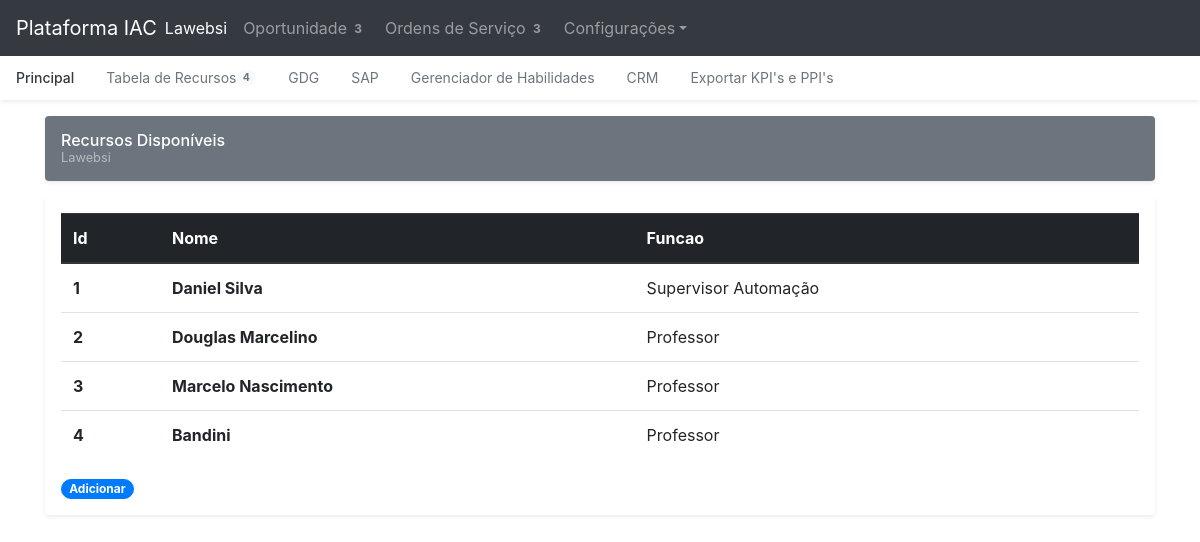
/ordens/home/listarecurso/1, run on the app's committed database.
### ordensDeServico/models.py (models this page shows, shortened)
class Funcionario(models.Model):
    func_id = models.AutoField(primary_key=True)
    func_nome = models.CharField(max_length=30)
    func_funcao= models.CharField(max_length=30)
    func_status = models.BooleanField(default=False)

### ordensDeServico/views.py (the view)
# urls.py: path('home/listarecurso/<int:id>', listarecurso, name='lista_recurso'),
def listarecurso(request, id):
    recurso = Funcionario.objects.filter(func_status=False)
    lista = servicosGerais()
    return render(request, 'listarecurso.html', {
    'recursos':recurso,
    'total_op': lista[0],
    'total_ord': lista[1],
    'total_rec':lista[2],
    'estado': int(id)})

### ordensDeServico/views.py (called while the page is built)
def servicosGerais():
    oportunidades = OportunidadesRecente.objects.all()
    ordens = OrdensServico.objects.all()
    recursos = Funcionario.objects.filter(func_status=False)
    m=0
    for z in oportunidades:
        m = m + 1
    n=0
    for y in ordens:
        n = n + 1
    p=0
    for f in recursos:
        p = p + 1
    lista=[m,n,p]
    return lista

### templates/listarecurso.html
{% extends 'index.html' %}
{%block oportunidades%}
<main role="main" class="container">
  <div class="d-flex align-items-center p-3 my-3 text-white-50 bg-secondary rounded shadow-sm">
    <div class="lh-100">
      <h6 class="mb-0 text-white lh-100">Recursos Disponíveis</h6>
      <small>Lawebsi</small>
    </div>
  </div>
  <div class="my-3 p-3 bg-white rounded shadow-sm">
    <table class="table">
      <thead class="thead-dark">
        <tr>
          <th scope="col">Id</th>
          <th scope="col">Nome</th>
          <th scope="col">Funcao</th>
        </tr>
      </thead>
      <tbody>
        {% for rec in recursos %}
        <tr>
          <th scope="row">{{rec.func_id}}</th>
          <th scope="row">{{rec.func_nome}}</th>
          <td scope="row">{{rec.func_funcao}}</td>
        </tr>
        {%endfor%}
      </tbody>
    </table>
    {% if estado == 1%}
      <button type="button" class="btn btn-primary badge badge-pill">Adicionar</button>
    {%endif%}
  </div>
{%endblock%}

### templates/index.html (shortened to what this page needs)
{%load static%}
<!DOCTYPE html>
<html lang="pt-br">
  <head>
    <link rel="stylesheet" href="{% static 'css/bootstrap.css'%}" />
    <link href="{% static 'offcanvas/offcanvas.css'%}" rel="stylesheet">
  </head>
  <body>
    {%block menu_superior%}
    <nav class="navbar navbar-expand-lg fixed-top navbar-dark bg-dark">
      <a class="navbar-brand mr-auto mr-lg-0" href="#">Plataforma IAC</a>
      <div class="navbar-collapse offcanvas-collapse" id="navbarsExampleDefault">
        <ul class="navbar-nav mr-auto">
          <li class="nav-item active">
            <a class="nav-link" href="#">Lawebsi <span class="sr-only">(current)</span></a>
          </li>
          <li class="nav-item">
            <a class="nav-link" href="/ordens/home/">Oportunidade<span class="badge badge-pill bg-dark align-text-bottom">{{total_op}}</span></a>
          </li>
          <li class="nav-item">
            <a class="nav-link" href="/ordens/home/listaordens/">Ordens de Serviço<span class="badge badge-pill bg-dark align-text-bottom">{{total_ord}}</span></a>
          </li>
          <li class="nav-item dropdown">
            <a class="nav-link dropdown-toggle" href="https://example.com" id="dropdown01" data-toggle="dropdown" aria-haspopup="true" aria-expanded="false">Configurações</a>
          </li>
        </ul>
      </div>
    </nav>
    <div class="nav-scroller bg-white shadow-sm">
      <nav class="nav nav-underline">
        <a class="nav-link active" href="/ordens/home/">Principal</a>
        <a class="nav-link" href="{% url 'lista_recurso' 0 %}">Tabela de Recursos<span class="badge badge-pill bg-light align-text-bottom">{{total_rec}}</span></a>
        <a class="nav-link" href="#">GDG</a>
        <a class="nav-link" href="#">SAP</a>
        <a class="nav-link" href="#">Gerenciador de Habilidades</a>
        <a class="nav-link" href="/admin/ordensDeServico/oportunidadesrecente/">CRM</a>
        <a class="nav-link" href="/ordens/home/exportar/">Exportar KPI's e PPI's</a>
      </nav>
    </div>
  {%endblock%}
  {%block oportunidades%}{%endblock%}
    </main>
  </body>
</html>

### assets/offcanvas/offcanvas.css (style rules this page uses)
html, body { overflow-x: hidden; }
body { padding-top: 56px; }
.nav-scroller { position: relative; z-index: 2; height: 2.75rem; overflow-y: hidden; }
.nav-scroller .nav { display: -ms-flexbox; display: flex; -ms-flex-wrap: nowrap; flex-wrap: nowrap; padding-bottom: 1rem; margin-top: -1px; overflow-x: auto; color: rgba(255, 255, 255, .75); text-align: center; white-space: nowrap; -webkit-overflow-scrolling: touch; }
.nav-underline .nav-link { padding-top: .75rem; padding-bottom: .75rem; font-size: .875rem; color: #6c757d; }
.nav-underline .active { font-weight: 500; color: #343a40; }
.text-white-50 { color: rgba(255, 255, 255, .5); }
.lh-100 { line-height: 1; }

### data on the page
Funcionario: func_id "1", func_nome "Daniel Silva", func_funcao "Supervisor Automação"
Funcionario: func_id "2", func_nome "Douglas Marcelino", func_funcao "Professor"
Funcionario: func_id "3", func_nome "Marcelo Nascimento", func_funcao "Professor"
Funcionario: func_id "4", func_nome "Bandini", func_funcao "Professor"

### other printed values
{{ total_op }} "3"
{{ total_ord }} "3"
{{ total_rec }} "4"
